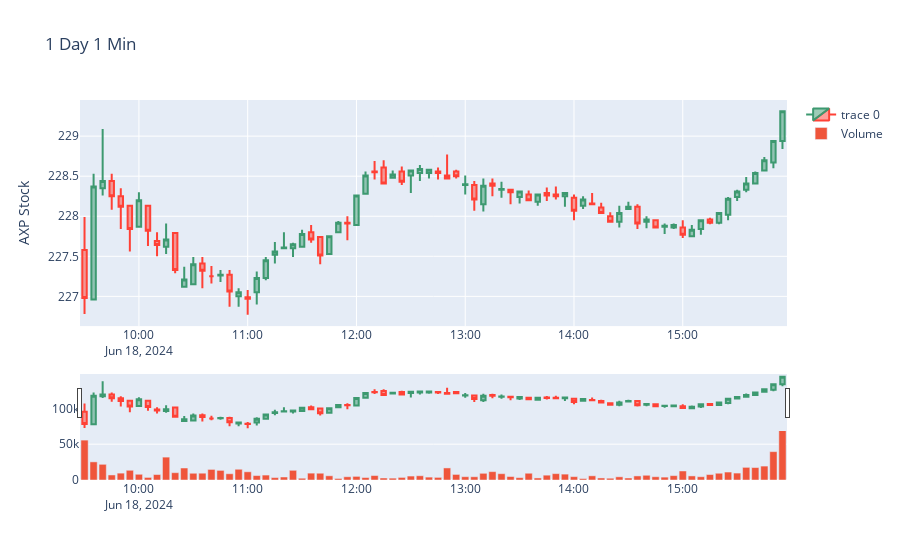

Source (notebook cell):
### Code cell
fig = make_subplots(rows=2, cols=1, row_heights=[0.7, 0.3])

fig.add_trace(go.Candlestick(x = df.index, open=df['open'], high=df['high'], low=df['low'], close=df['close']), row=1, col=1)

fig.add_trace(go.Bar(x=df.index, y=df['volume'], name='Volume'), row=2, col=1)

fig.update_layout(
    title='1 Day 1 Min',
    yaxis_title=symbol + ' Stock',

)

fig.show()
